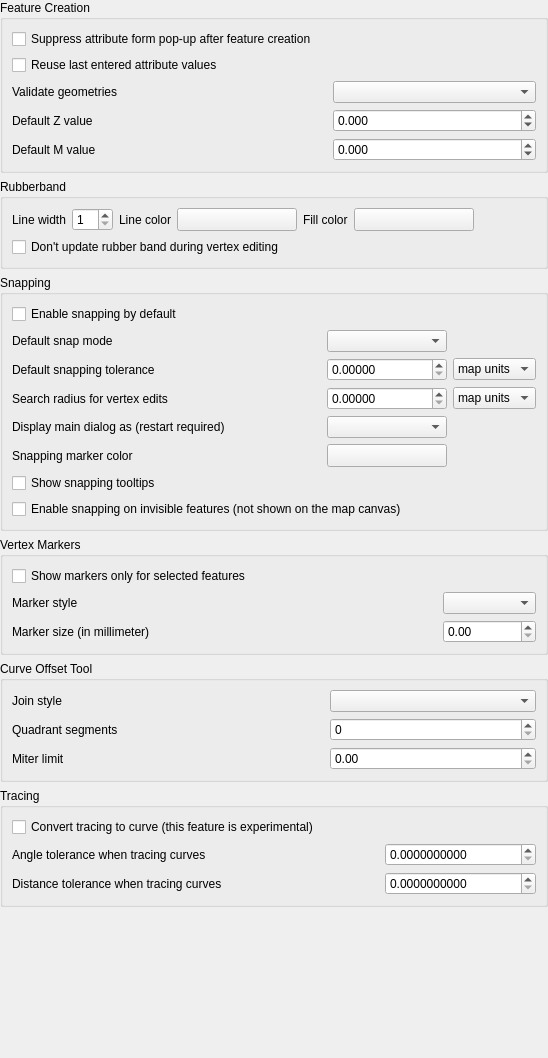
             <widget class="QWidget" name="mOptionsScrollAreaContents_07">
              <property name="geometry">
               <rect>
                <x>0</x>
                <y>0</y>
                <width>548</width>
                <height>1058</height>
               </rect>
              </property>
              <layout class="QVBoxLayout" name="verticalLayout_31">
               <property name="leftMargin">
                <number>0</number>
               </property>
               <property name="topMargin">
                <number>0</number>
               </property>
               <property name="rightMargin">
                <number>0</number>
               </property>
               <property name="bottomMargin">
                <number>0</number>
               </property>
               <item>
                <widget class="QgsCollapsibleGroupBox" name="mEnterAttributeValuesGroupBox">
                 <property name="title">
                  <string>Feature Creation</string>
                 </property>
                 <layout class="QGridLayout" name="gridLayout_28">
                  <item row="2" column="0">
                   <widget class="QLabel" name="label_19">
                    <property name="text">
                     <string>Validate geometries</string>
                    </property>
                   </widget>
                  </item>
                  <item row="0" column="0" colspan="3">
                   <widget class="QCheckBox" name="chkDisableAttributeValuesDlg">
                    <property name="text">
                     <string>Suppress attribute form pop-up after feature creation</string>
                    </property>
                    <property name="tristate">
                     <bool>false</bool>
                    </property>
                   </widget>
                  </item>
                  <item row="2" column="1">
                   <spacer name="horizontalSpacer_32">
                    <property name="orientation">
                     <enum>Qt::Horizontal</enum>
                    </property>
                    <property name="sizeHint" stdset="0">
                     <size>
                      <width>40</width>
                      <height>20</height>
                     </size>
                    </property>
                   </spacer>
                  </item>
                  <item row="1" column="0" colspan="3">
                   <widget class="QCheckBox" name="chkReuseLastValues">
                    <property name="text">
                     <string>Reuse last entered attribute values</string>
                    </property>
                    <property name="tristate">
                     <bool>false</bool>
                    </property>
                   </widget>
                  </item>
                  <item row="3" column="0">
                   <widget class="QLabel" name="mDefaultZValueLabel">
                    <property name="text">
                     <string>Default Z value</string>
                    </property>
                   </widget>
                  </item>
                  <item row="4" column="0">
                   <widget class="QLabel" name="mDefaultMValueLabel">
                    <property name="text">
                     <string>Default M value</string>
                    </property>
                   </widget>
                  </item>
                  <item row="3" column="2">
                   <widget class="QgsDoubleSpinBox" name="mDefaultZValueSpinBox">
                    <property name="toolTip">
                     <string>Default Z Value</string>
                    </property>
                    <property name="decimals">
                     <number>3</number>
                    </property>
                    <property name="minimum">
                     <double>-999999.998999999952503</double>
                    </property>
                    <property name="maximum">
                     <double>1000000.000000000000000</double>
                    </property>
                    <property name="singleStep">
                     <double>1.000000000000000</double>
                    </property>
                   </widget>
                  </item>
                  <item row="4" column="2">
                   <widget class="QgsDoubleSpinBox" name="mDefaultMValueSpinBox">
                    <property name="toolTip">
                     <string>Default Measure Value</string>
                    </property>
                    <property name="decimals">
                     <number>3</number>
                    </property>
                    <property name="minimum">
                     <double>-999999.998999999952503</double>
                    </property>
                    <property name="maximum">
                     <double>1000000.000000000000000</double>
                    </property>
                    <property name="singleStep">
                     <double>1.000000000000000</double>
                    </property>
                   </widget>
                  </item>
                  <item row="2" column="2">
                   <widget class="QComboBox" name="mValidateGeometries">
                    <property name="sizePolicy">
                     <sizepolicy hsizetype="Expanding" vsizetype="Fixed">
                      <horstretch>0</horstretch>
                      <verstretch>0</verstretch>
                     </sizepolicy>
                    </property>
                   </widget>
                  </item>
                 </layout>
                </widget>
               </item>
               <item>
                <widget class="QgsCollapsibleGroupBox" name="mRubberBandGroupBox">
                 <property name="title">
                  <string>Rubberband</string>
                 </property>
                 <layout class="QGridLayout" name="_9">
                  <item row="0" column="9">
                   <spacer name="horizontalSpacer_33">
                    <property name="orientation">
                     <enum>Qt::Horizontal</enum>
                    </property>
                    <property name="sizeHint" stdset="0">
                     <size>
                      <width>40</width>
                      <height>20</height>
                     </size>
                    </property>
                   </spacer>
                  </item>
                  <item row="0" column="0">
                   <widget class="QLabel" name="mLineWidthTextLabel">
                    <property name="sizePolicy">
                     <sizepolicy hsizetype="Maximum" vsizetype="Preferred">
                      <horstretch>0</horstretch>
                      <verstretch>0</verstretch>
                     </sizepolicy>
                    </property>
                    <property name="text">
                     <string>Line width</string>
                    </property>
                   </widget>
                  </item>
                  <item row="0" column="2">
                   <widget class="QLabel" name="mLineColorTextLabel">
                    <property name="sizePolicy">
                     <sizepolicy hsizetype="Maximum" vsizetype="Preferred">
                      <horstretch>0</horstretch>
                      <verstretch>0</verstretch>
                     </sizepolicy>
                    </property>
                    <property name="text">
                     <string>Line color</string>
                    </property>
                   </widget>
                  </item>
                  <item row="0" column="1">
                   <widget class="QgsSpinBox" name="mLineWidthSpinBox">
                    <property name="toolTip">
                     <string>Line width in pixels</string>
                    </property>
                    <property name="minimum">
                     <number>1</number>
                    </property>
                   </widget>
                  </item>
                  <item row="0" column="5">
                   <widget class="QgsColorButton" name="mFillColorToolButton">
                    <property name="sizePolicy">
                     <sizepolicy hsizetype="Fixed" vsizetype="Fixed">
                      <horstretch>0</horstretch>
                      <verstretch>0</verstretch>
                     </sizepolicy>
                    </property>
                    <property name="minimumSize">
                     <size>
                      <width>120</width>
                      <height>0</height>
                     </size>
                    </property>
                    <property name="maximumSize">
                     <size>
                      <width>120</width>
                      <height>16777215</height>
                     </size>
                    </property>
                    <property name="text">
                     <string/>
                    </property>
                   </widget>
                  </item>
                  <item row="0" column="4">
                   <widget class="QLabel" name="mSelectColorTextLabel">
                    <property name="sizePolicy">
                     <sizepolicy hsizetype="Maximum" vsizetype="Preferred">
                      <horstretch>0</horstretch>
                      <verstretch>0</verstretch>
                     </sizepolicy>
                    </property>
                    <property name="text">
                     <string>Fill color</string>
                    </property>
                   </widget>
                  </item>
                  <item row="0" column="3">
                   <widget class="QgsColorButton" name="mLineColorToolButton">
                    <property name="sizePolicy">
                     <sizepolicy hsizetype="Fixed" vsizetype="Fixed">
                      <horstretch>0</horstretch>
                      <verstretch>0</verstretch>
                     </sizepolicy>
                    </property>
                    <property name="minimumSize">
                     <size>
                      <width>120</width>
                      <height>0</height>
                     </size>
                    </property>
                    <property name="maximumSize">
                     <size>
                      <width>120</width>
                      <height>16777215</height>
                     </size>
                    </property>
                    <property name="text">
                     <string/>
                    </property>
                   </widget>
                  </item>
                  <item row="1" column="0" colspan="7">
                   <widget class="QCheckBox" name="mLineGhostCheckBox">
                    <property name="text">
                     <string>Don't update rubber band during vertex editing</string>
                    </property>
                   </widget>
                  </item>
                 </layout>
                </widget>
               </item>
               <item>
                <widget class="QgsCollapsibleGroupBox" name="mSnappingGroupBox">
                 <property name="title">
                  <string>Snapping</string>
                 </property>
                 <layout class="QGridLayout" name="gridLayout_3">
                  <item row="0" column="0" colspan="4">
                   <widget class="QCheckBox" name="mSnappingEnabledDefault">
                    <property name="text">
                     <string>Enable snapping by default</string>
                    </property>
                   </widget>
                  </item>
                  <item row="1" column="0">
                   <widget class="QLabel" name="mDefaultSnapModeLabel">
                    <property name="text">
                     <string>Default snap mode</string>
                    </property>
                   </widget>
                  </item>
                  <item row="1" column="1">
                   <spacer>
                    <property name="orientation">
                     <enum>Qt::Horizontal</enum>
                    </property>
                    <property name="sizeHint" stdset="0">
                     <size>
                      <width>273</width>
                      <height>19</height>
                     </size>
                    </property>
                   </spacer>
                  </item>
                  <item row="1" column="2">
                   <widget class="QComboBox" name="mDefaultSnapModeComboBox">
                    <property name="sizePolicy">
                     <sizepolicy hsizetype="Expanding" vsizetype="Fixed">
                      <horstretch>0</horstretch>
                      <verstretch>0</verstretch>
                     </sizepolicy>
                    </property>
                   </widget>
                  </item>
                  <item row="2" column="0">
                   <widget class="QLabel" name="mDefaultSnappingToleranceTextLabel">
                    <property name="text">
                     <string>Default snapping tolerance</string>
                    </property>
                   </widget>
                  </item>
                  <item row="2" column="1">
                   <spacer>
                    <property name="orientation">
                     <enum>Qt::Horizontal</enum>
                    </property>
                    <property name="sizeHint" stdset="0">
                     <size>
                      <width>241</width>
                      <height>20</height>
                     </size>
                    </property>
                   </spacer>
                  </item>
                  <item row="2" column="2">
                   <widget class="QgsDoubleSpinBox" name="mDefaultSnappingToleranceSpinBox">
                    <property name="decimals">
                     <number>5</number>
                    </property>
                    <property name="maximum">
                     <double>99999999.989999994635582</double>
                    </property>
                   </widget>
                  </item>
                  <item row="2" column="3">
                   <widget class="QComboBox" name="mDefaultSnappingToleranceComboBox">
                    <property name="sizePolicy">
                     <sizepolicy hsizetype="Expanding" vsizetype="Fixed">
                      <horstretch>0</horstretch>
                      <verstretch>0</verstretch>
                     </sizepolicy>
                    </property>
                    <item>
                     <property name="text">
                      <string>map units</string>
                     </property>
                    </item>
                    <item>
                     <property name="text">
                      <string>pixels</string>
                     </property>
                    </item>
                   </widget>
                  </item>
                  <item row="3" column="0">
                   <widget class="QLabel" name="mVertexSearchRadiusVertexEditLabel">
                    <property name="text">
                     <string>Search radius for vertex edits</string>
                    </property>
                   </widget>
                  </item>
                  <item row="3" column="1">
                   <spacer>
                    <property name="orientation">
                     <enum>Qt::Horizontal</enum>
                    </property>
                    <property name="sizeHint" stdset="0">
                     <size>
                      <width>61</width>
                      <height>20</height>
                     </size>
                    </property>
                   </spacer>
                  </item>
                  <item row="3" column="2">
                   <widget class="QgsDoubleSpinBox" name="mSearchRadiusVertexEditSpinBox">
                    <property name="decimals">
                     <number>5</number>
                    </property>
                    <property name="maximum">
                     <double>99999999.989999994635582</double>
                    </property>
                   </widget>
                  </item>
                  <item row="3" column="3">
                   <widget class="QComboBox" name="mSearchRadiusVertexEditComboBox">
                    <item>
                     <property name="text">
                      <string>map units</string>
                     </property>
                    </item>
                    <item>
                     <property name="text">
                      <string>pixels</string>
                     </property>
                    </item>
                   </widget>
                  </item>
                  <item row="4" column="0">
                   <widget class="QLabel" name="label_49">
                    <property name="text">
                     <string>Display main dialog as (restart required)</string>
                    </property>
                   </widget>
                  </item>
                  <item row="4" column="2">
                   <widget class="QComboBox" name="mSnappingMainDialogComboBox"/>
                  </item>
                  <item row="5" column="0">
                   <widget class="QLabel" name="label_2">
                    <property name="text">
                     <string>Snapping marker color</string>
                    </property>
                   </widget>
                  </item>
                  <item row="5" column="2">
                   <widget class="QgsColorButton" name="mSnappingMarkerColorButton">
                    <property name="minimumSize">
                     <size>
                      <width>120</width>
                      <height>0</height>
                     </size>
                    </property>
                   </widget>
                  </item>
                  <item row="6" column="0" colspan="4">
                   <widget class="QCheckBox" name="mSnappingTooltipsCheckbox">
                    <property name="text">
                     <string>Show snapping tooltips</string>
                    </property>
                   </widget>
                  </item>
                  <item row="7" column="0" colspan="4">
                   <widget class="QCheckBox" name="mEnableSnappingOnInvisibleFeatureCheckbox">
                    <property name="text">
                     <string>Enable snapping on invisible features (not shown on the map canvas)</string>
                    </property>
                   </widget>
                  </item>
                 </layout>
                </widget>
               </item>
               <item>
                <widget class="QgsCollapsibleGroupBox" name="mVertexMarkerGroupBox">
                 <property name="title">
                  <string>Vertex Markers</string>
                 </property>
                 <layout class="QGridLayout" name="_11">
                  <item row="1" column="0">
                   <widget class="QLabel" name="mMarkerStyleLabel">
                    <property name="text">
                     <string>Marker style</string>
                    </property>
                   </widget>
                  </item>
                  <item row="1" column="1">
                   <spacer>
                    <property name="orientation">
                     <enum>Qt::Horizontal</enum>
                    </property>
                    <property name="sizeHint" stdset="0">
                     <size>
                      <width>281</width>
                      <height>20</height>
                     </size>
                    </property>
                   </spacer>
                  </item>
                  <item row="1" column="2">
                   <widget class="QComboBox" name="mMarkerStyleComboBox">
                    <property name="sizePolicy">
                     <sizepolicy hsizetype="Expanding" vsizetype="Fixed">
                      <horstretch>0</horstretch>
                      <verstretch>0</verstretch>
                     </sizepolicy>
                    </property>
                   </widget>
                  </item>
                  <item row="2" column="2">
                   <widget class="QgsDoubleSpinBox" name="mMarkerSizeSpinBox">
                    <property name="layoutDirection">
                     <enum>Qt::LeftToRight</enum>
                    </property>
                    <property name="minimum">
                     <double>0.000000000000000</double>
                    </property>
                    <property name="singleStep">
                     <double>0.010000000000000</double>
                    </property>
                   </widget>
                  </item>
                  <item row="2" column="0">
                   <widget class="QLabel" name="label_6">
                    <property name="text">
                     <string>Marker size (in millimeter)</string>
                    </property>
                   </widget>
                  </item>
                  <item row="2" column="1">
                   <spacer>
                    <property name="orientation">
                     <enum>Qt::Horizontal</enum>
                    </property>
                    <property name="sizeHint" stdset="0">
                     <size>
                      <width>40</width>
                      <height>20</height>
                     </size>
                    </property>
                   </spacer>
                  </item>
                  <item row="0" column="0" colspan="3">
                   <widget class="QCheckBox" name="mMarkersOnlyForSelectedCheckBox">
                    <property name="text">
                     <string>Show markers only for selected features</string>
                    </property>
                   </widget>
                  </item>
                 </layout>
                </widget>
               </item>
               <item>
                <widget class="QgsCollapsibleGroupBox" name="groupBox_21">
                 <property name="title">
                  <string>Curve Offset Tool</string>
                 </property>
                 <layout class="QGridLayout" name="gridLayout">
                  <item row="1" column="2">
                   <widget class="QgsSpinBox" name="mOffsetQuadSegSpinBox"/>
                  </item>
                  <item row="2" column="0">
                   <widget class="QLabel" name="label_28">
                    <property name="text">
                     <string>Miter limit</string>
                    </property>
                   </widget>
                  </item>
                  <item row="0" column="0">
                   <widget class="QLabel" name="label_26">
                    <property name="text">
                     <string>Join style</string>
                    </property>
                   </widget>
                  </item>
                  <item row="0" column="2">
                   <widget class="QComboBox" name="mOffsetJoinStyleComboBox">
                    <property name="sizePolicy">
                     <sizepolicy hsizetype="Expanding" vsizetype="Fixed">
                      <horstretch>0</horstretch>
                      <verstretch>0</verstretch>
                     </sizepolicy>
                    </property>
                   </widget>
                  </item>
                  <item row="1" column="0">
                   <widget class="QLabel" name="label_27">
                    <property name="text">
                     <string>Quadrant segments</string>
                    </property>
                   </widget>
                  </item>
                  <item row="2" column="2">
                   <widget class="QgsDoubleSpinBox" name="mCurveOffsetMiterLimitComboBox"/>
                  </item>
                  <item row="0" column="1">
                   <spacer name="horizontalSpacer_29">
                    <property name="orientation">
                     <enum>Qt::Horizontal</enum>
                    </property>
                    <property name="sizeHint" stdset="0">
                     <size>
                      <width>40</width>
                      <height>20</height>
                     </size>
                    </property>
                   </spacer>
                  </item>
                  <item row="1" column="1">
                   <spacer name="horizontalSpacer_30">
                    <property name="orientation">
                     <enum>Qt::Horizontal</enum>
                    </property>
                    <property name="sizeHint" stdset="0">
                     <size>
                      <width>40</width>
                      <height>20</height>
                     </size>
                    </property>
                   </spacer>
                  </item>
                  <item row="2" column="1">
                   <spacer name="horizontalSpacer_31">
                    <property name="orientation">
                     <enum>Qt::Horizontal</enum>
                    </property>
                    <property name="sizeHint" stdset="0">
                     <size>
                      <width>40</width>
                      <height>20</height>
                     </size>
                    </property>
                   </spacer>
                  </item>
                 </layout>
                </widget>
               </item>
               <item>
                <widget class="QgsCollapsibleGroupBox" name="groupBox_30">
                 <property name="title">
                  <string>Tracing</string>
                 </property>
                 <layout class="QGridLayout" name="gridLayout1">
                  <item row="0" column="0" colspan="3">
                   <widget class="QCheckBox" name="mTracingConvertToCurveCheckBox">
                    <property name="text">
                     <string>Convert tracing to curve (this feature is experimental)</string>
                    </property>
                   </widget>
                  </item>
                  <item row="1" column="0">
                   <widget class="QLabel" name="label_44">
                    <property name="text">
                     <string>Angle tolerance when tracing curves</string>
                    </property>
                   </widget>
                  </item>
                  <item row="2" column="0">
                   <widget class="QLabel" name="label_70">
                    <property name="text">
                     <string>Distance tolerance when tracing curves</string>
                    </property>
                   </widget>
                  </item>
                  <item row="1" column="2">
                   <widget class="QgsDoubleSpinBox" name="mTracingCustomAngleToleranceSpinBox">
                    <property name="toolTip">
                     <string>This specifies the maximum angular deviation (in radians) allowed for a series of points to be converted to a curve.</string>
                    </property>
                    <property name="decimals">
                     <number>10</number>
                    </property>
                    <property name="maximum">
                     <double>9999.000000000000000</double>
                    </property>
                   </widget>
                  </item>
                  <item row="2" column="2">
                   <widget class="QgsDoubleSpinBox" name="mTracingCustomDistanceToleranceSpinBox">
                    <property name="toolTip">
                     <string>This specifies the maximum deviation allowed between the original location of vertices and where they would fall on the candidate curved geometry for a series of points to be converted to a curve.</string>
                    </property>
                    <property name="decimals">
                     <number>10</number>
                    </property>
                    <property name="maximum">
                     <double>9999.000000000000000</double>
                    </property>
                   </widget>
                  </item>
                 </layout>
                </widget>
               </item>
               <item>
                <spacer name="verticalSpacer_4">
                 <property name="orientation">
                  <enum>Qt::Vertical</enum>
                 </property>
                 <property name="sizeHint" stdset="0">
                  <size>
                   <width>20</width>
                   <height>40</height>
                  </size>
                 </property>
                </spacer>
               </item>
              </layout>
             </widget>
